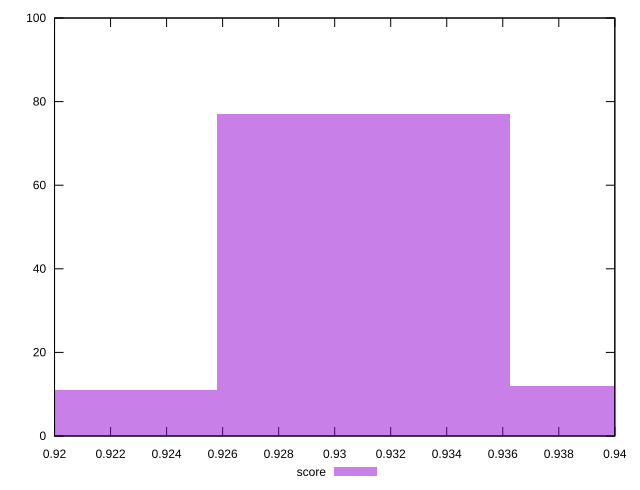

Here is the gnuplot script that generated this plot:
reset

$score <<EOF
0.9310242058307181 77
0.9205632596977886 11
0.9414851519636475 12
EOF

set key outside below
set boxwidth 0.010460946132929416
set xrange [0.92:0.94]
set yrange [0:100]
set trange [0:100]
set style fill transparent solid 0.5 noborder
set terminal svg size 640, 490 enhanced background rgb 'white'
set output "report_00018_2021-02-10T15-25-16.877Z/mainthread-work-breakdown/samples/pages/score/histogram.svg"

plot $score title "score" with boxes

reset
